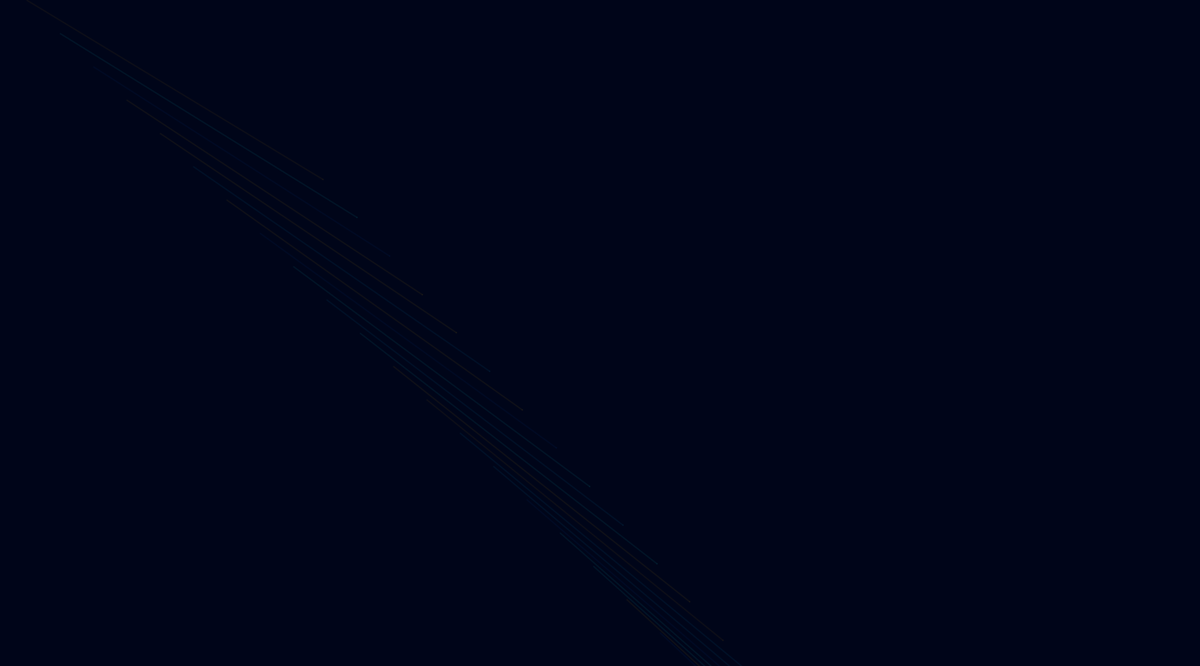
Frame 1 (no input)
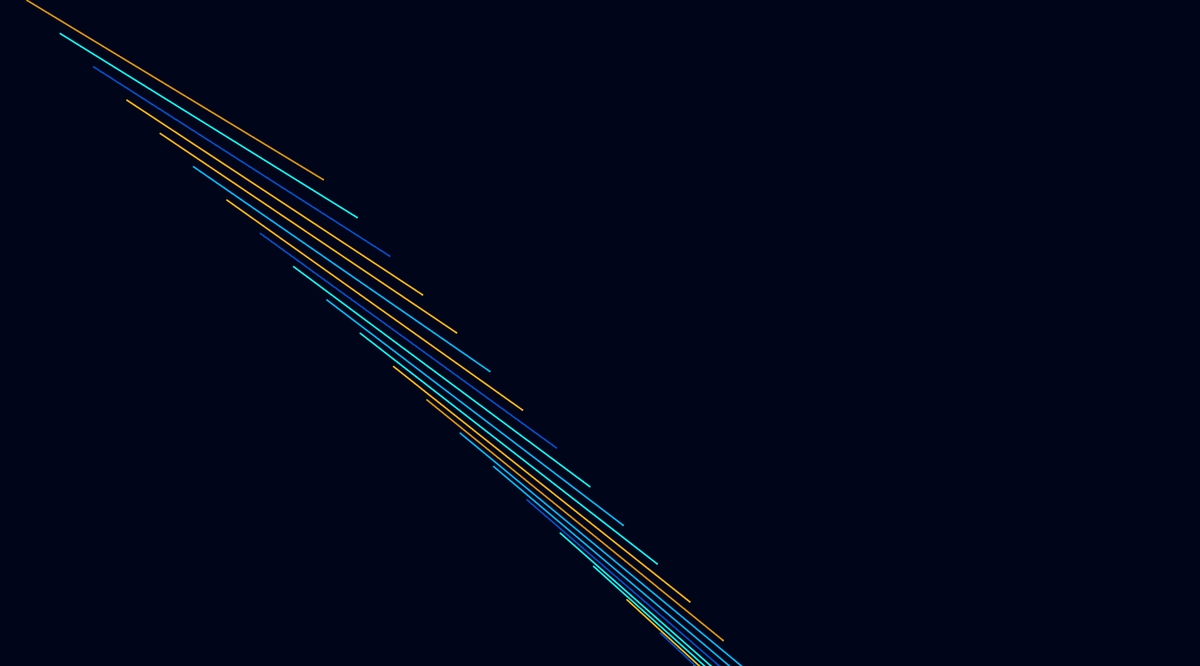
Frame 60 (the mouse pressed at the canvas centre just before this capture)
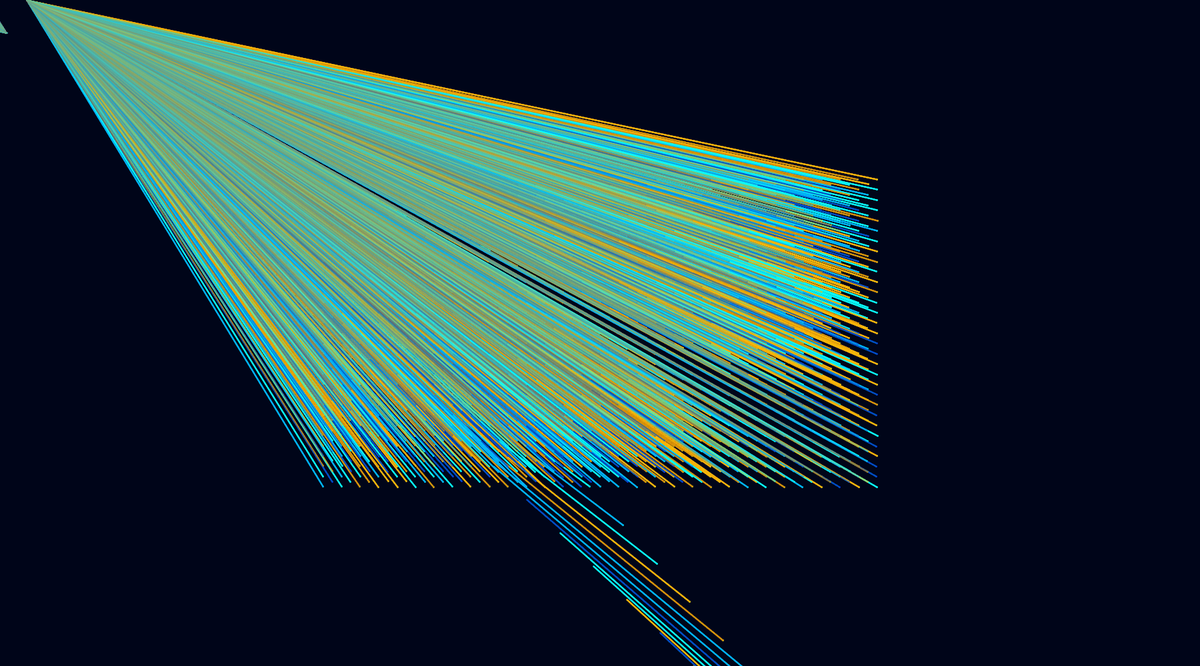
Frame 120 (the mouse held since frame 60 and released just before this capture)

The Processing sketch that drew these frames (run headless with seeded random() and noise(); from frame 60 on, the mouse is pressed at the canvas centre):

// Processing sketch: vector_field_v2
// ── vector_field_v2.pde
// dynamic list with our points, PVector holds position
ArrayList<PVector> points = new ArrayList<PVector>();
 
// colors used for points
color[] pal = {
  color(0, 91, 197),
  color(0, 180, 252),
  color(23, 249, 255),
  color(223, 147, 0),
  color(248, 190, 0)
};
 
// global configuration
float vector_scale = 8; // vector scaling factor, we want small steps
float time = 0; // time passes by
 
void setup() {
  size(1800, 1000);
  strokeWeight(2);
  background(0, 5, 25);
  noFill();
  smooth(8);
 
  // noiseSeed(1111); // sometimes we select one noise field
 
  // create points from [-3,3] range
  for (float x=-3; x<=3; x+=0.1) {
    for (float y=-3; y<=3; y+=0.1) {
      // create point slightly distorted
      PVector v = new PVector(x+randomGaussian()*0.003, y+randomGaussian()*0.003);
      points.add(v);
    }
  }
}
 
void draw() {
  int point_idx = 0; // point index
  for (PVector p : points) {
    // map floating point coordinates to screen coordinates
    float xx = map(p.x, -6.5, 6.5, 0, width);
    float yy = map(p.y, -6.5, 6.5, 0, height);
    float angle = map (mouseX, 0, width, 0, TWO_PI);
     
    // select color from palette (index based on noise)
    int cn = (int)(100*pal.length*noise(point_idx))%pal.length;
    stroke(pal[cn], 15);
    point(xx, yy); //draw
    line (xx,yy,40,0);
    translate(50, 50);
    rotate(angle);
 
    // placeholder for vector field calculations
 
    // v is vector from the field/ change the values so they start moving
    PVector v = new PVector(0.0, 0.0);
 
    p.x += vector_scale * v.x;
    p.y += vector_scale * v.y;
 
    // go to the next point
    point_idx++;
  }
  time += 0.001;
}
